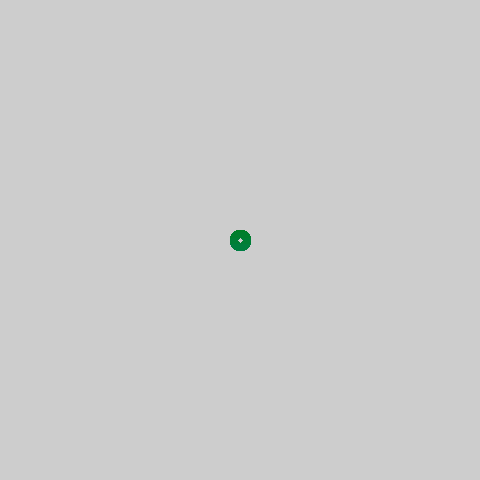
Frame 1 (no input)
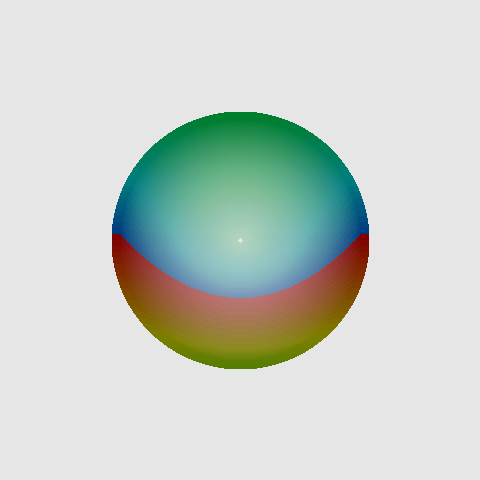
Frame 60 (the mouse pressed at the canvas centre just before this capture)
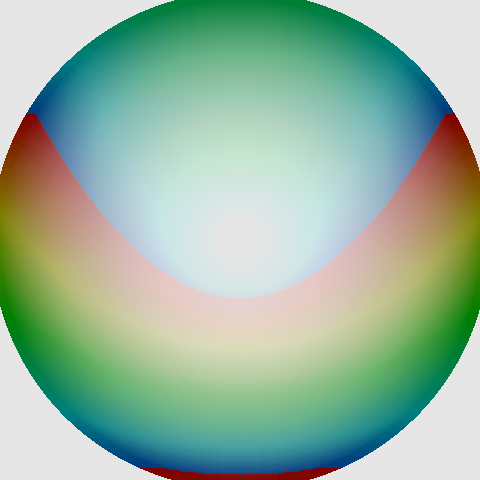
Frame 120 (the mouse held since frame 60 and released just before this capture)

The Processing sketch that drew these frames (run headless with seeded random() and noise(); from frame 60 on, the mouse is pressed at the canvas centre):

// Processing sketch: RainbowBall
// ── RainbowBall.pde
int f,x,y,n=480;
void setup(){size(480,480);colorMode(3,99);}
void draw(){
  fill(x=f%2-1,2);
  rect(-1,-1,490,490);
  f=f>n?f%2-1:f+2;
  for(;x<n;x++)
    for(y=0;y<n;y++){
      float d=dist(x,y,240,240);
      if(d>f&d<f+9)
        set(x,y,color((f+y)/6%59,99,49));
    }
}//#p5t
  
